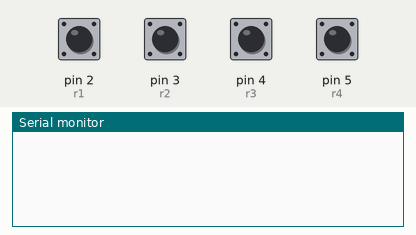
Bench run of a sketch on a simulated Arduino Uno, built with avr-gcc and run on an emulated ATmega328P. Parts: the last lines printed to the serial monitor. The inputs (shaded band) are chosen by the test bench; at power-on: pin 2 (r1), pin 3 (r2), pin 4 (r3), pin 5 (r4) HIGH.

Above: at 1.2 s.
1.3 s: pin 2 (r1) pulled LOW for 0.15 s
At 2.1 s:
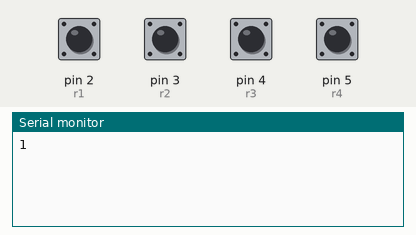
2.9 s: pin 5 (r4) pulled LOW for 1 s
At 4.0 s:
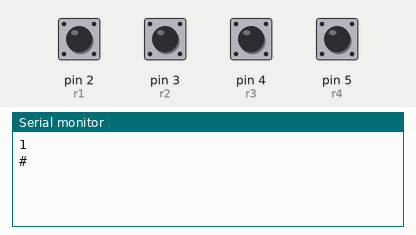
5.4 s: pin 3 (r2) pulled LOW for 0.15 s
At 6.4 s:
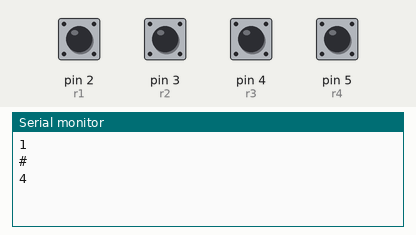
7.0 s: pin 4 (r3) pulled LOW for 1 s
At 8.3 s:
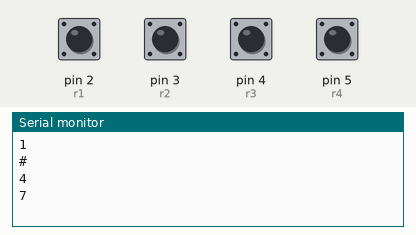

The sketch:

sketch_nov29c.ino
```cpp
int r1=2,r2=3,r3=4,r4=5,c1=7,c2=8,c3=9;
void setup()
{
  pinMode(r1,INPUT);
  pinMode(r2,INPUT);
pinMode(r3,INPUT);
pinMode(r4,INPUT);
pinMode(c1,OUTPUT);
pinMode(c2,OUTPUT);
pinMode(c3,OUTPUT);
Serial.begin(9600);
 }
void loop()
{

 digitalWrite(c1,LOW);
 digitalWrite(c2,HIGH);
 digitalWrite(c3,HIGH);

 digitalWrite(r1,HIGH);
 digitalWrite(r2,HIGH);
 digitalWrite(r3,HIGH);
 digitalWrite(r4,HIGH);

 if(!digitalRead(r1))
 {
  Serial.println("1");
  while(!digitalRead(r1))
  digitalWrite(r1,HIGH);
 }
 if(!digitalRead(r2))
 {
  Serial.println("4");
  while(!digitalRead(r2))
  digitalWrite(r2,HIGH);
 }
 if(!digitalRead(r3))
 {
  Serial.println("7");
  while(!digitalRead(r3))
  digitalWrite(r3,HIGH);
 }
 if(!digitalRead(r4))
 {
  Serial.println("#");
  while(!digitalRead(r4))
  digitalWrite(r4,HIGH);
 }

 digitalWrite(c1,HIGH);
 digitalWrite(c2,LOW);
 digitalWrite(c3,HIGH);

 digitalWrite(r1,HIGH);
 digitalWrite(r2,HIGH);
 digitalWrite(r3,HIGH);
 digitalWrite(r4,HIGH);

 if(!digitalRead(r1))
 {
  Serial.println("2");
  while(!digitalRead(r1))
  digitalWrite(r1,HIGH);
 }
 if(!digitalRead(r2))
 {
  Serial.println("5");
  while(!digitalRead(r2))
  digitalWrite(r2,HIGH);
 }
 if(!digitalRead(r3))
 {
  Serial.println("8");
  while(!digitalRead(r3))
  digitalWrite(r3,HIGH);
 }
 if(!digitalRead(r4))
 {
  Serial.println("0");
  while(!digitalRead(r4))
  digitalWrite(r4,HIGH);
 }

 digitalWrite(c1,1);
 digitalWrite(c2,HIGH);
 digitalWrite(c3,0);

 digitalWrite(r1,HIGH);
 digitalWrite(r2,HIGH);
 digitalWrite(r3,HIGH);
 digitalWrite(r4,HIGH);

 if(!digitalRead(r1))
 {
  Serial.println("3");
  while(!digitalRead(r1))
  digitalWrite(r1,HIGH);
 }
 if(!digitalRead(r2))
 {
  Serial.println("6");
  while(!digitalRead(r2))
  digitalWrite(r2,HIGH);
 }
 if(!digitalRead(r3))
 {
  Serial.println("9");
  while(!digitalRead(r3))
  digitalWrite(r3,HIGH);
 }
 if(!digitalRead(r4))
 {
  Serial.println("*");
  while(!digitalRead(r4))
  digitalWrite(r4,HIGH);
 }
  delay(200);

}
```

Measured:
- after the input at 1.3 s, the serial monitor: prints a new line after 0.10 s (image 1)
- after the input at 2.9 s, the serial monitor: prints a new line after 0.15 s (image 2)
- after the input at 5.4 s, the serial monitor: prints a new line after 0.10 s (image 3)
- after the input at 7.0 s, the serial monitor: prints a new line after 0.15 s (image 4)
